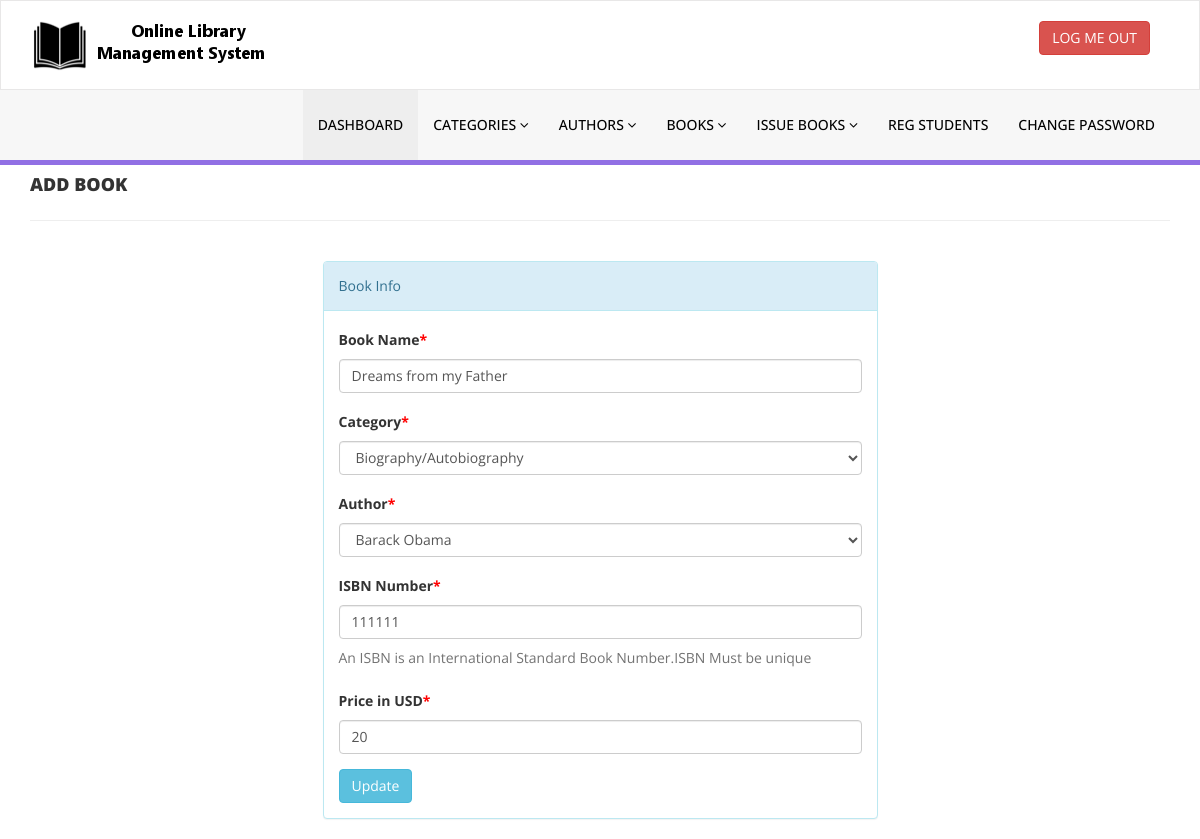
The app's page /library/admin/edit-book.php?bookid=4 (signed in) with its own data.
### tables this page shows
CREATE TABLE `tblbooks` (
  `id` int(11) NOT NULL,
  `BookName` varchar(255) DEFAULT NULL,
  `CatId` int(11) DEFAULT NULL,
  `AuthorId` int(11) DEFAULT NULL,
  `ISBNNumber` int(11) DEFAULT NULL,
  `BookPrice` int(11) DEFAULT NULL,
  `RegDate` timestamp NULL DEFAULT current_timestamp(),
  `UpdationDate` timestamp NULL DEFAULT NULL ON UPDATE current_timestamp()
);

CREATE TABLE `tblcategory` (
  `id` int(11) NOT NULL,
  `CategoryName` varchar(150) DEFAULT NULL,
  `Status` int(1) DEFAULT NULL,
  `CreationDate` timestamp NULL DEFAULT current_timestamp(),
  `UpdationDate` timestamp NULL DEFAULT '0000-00-00 00:00:00' ON UPDATE current_timestamp()
);

CREATE TABLE `tblauthors` (
  `id` int(11) NOT NULL,
  `AuthorName` varchar(159) DEFAULT NULL,
  `creationDate` timestamp NULL DEFAULT current_timestamp(),
  `UpdationDate` timestamp NULL DEFAULT NULL ON UPDATE current_timestamp()
);

### library/admin/edit-book.php (the view, shortened to what this page needs)
<?php
include('includes/config.php');
if (strlen($_SESSION['alogin']) == 0) {
    header('location:index.php');
} else {
    ?>
    <!DOCTYPE html>
    <html xmlns="http://www.w3.org/1999/xhtml">
        <head>
            <link href="assets/css/bootstrap.css" rel="stylesheet" />
            <link href="assets/css/font-awesome.css" rel="stylesheet" />
            <link href="assets/css/style.css" rel="stylesheet" />
        </head>
        <body>
            <?php include('includes/header.php'); ?>
            <div class="content-wra
                 <div class="content-wrapper">
                 <div class="container">
                    <div class="row pad-botm">
                        <div class="col-md-12">
                            <h4 class="header-line">Add Book</h4>
                        </div>
                    </div>
                    <div class="row">
                        <div class="col-md-6 col-sm-6 col-xs-12 col-md-offset-3"">
                            <div class="panel panel-info">
                                <div class="panel-heading">
                                    Book Info
                                </div>
                                <div class="panel-body">
                                    <form role="form" method="post">
                                        <?php
                                        $bookid = intval($_GET['bookid']);
                                        $sql = "SELECT tblbooks.BookName,tblcategory.CategoryName,tblcategory.id as cid,tblauthors.AuthorName,tblauthors.id as athrid,tblbooks.ISBNNumber,tblbooks.BookPrice,tblbooks.id as bookid from  tblbooks join tblcategory on tblcategory.id=tblbooks.CatId join tblauthors on tblauthors.id=tblbooks.AuthorId where tblbooks.id=:bookid";
                                        $query = $dbh->prepare($sql);
                                        $query->bindParam(':bookid', $bookid, PDO::PARAM_STR);
                                        $query->execute();
                                        $results = $query->fetchAll(PDO::FETCH_OBJ);
                                        if ($query->rowCount() > 0) {
                                            foreach ($results as $result) {
                                                ?>
                                                <div class="form-group">
                                                    <label>Book Name<span style="color:red;">*</span></label>
                                                    <input class="form-control" type="text" name="bookname" value="<?php echo htmlentities($result->BookName); ?>" required />
                                                </div>
                                                <div class="form-group">
                                                    <label> Category<span style="color:red;">*</span></label>
                                                    <select class="form-control" name="category" required="required">
                                                        <option value="<?php echo htmlentities($result->cid); ?>"> <?php echo htmlentities($catname = $result->CategoryName); ?></option>
                                                    </select>
                                                </div>
                                                <div class="form-group">
                                                    <label> Author<span style="color:red;">*</span></label>
                                                    <select class="form-control" name="author" required="required">
                                                        <option value="<?php echo htmlentities($result->athrid); ?>"> <?php echo htmlentities($athrname = $result->AuthorName); ?></option>
                                                    </select>
                                                </div>
                                                <div class="form-group">
                                                    <label>ISBN Number<span style="color:red;">*</span></label>
                                                    <input class="form-control" type="text" name="isbn" value="<?php echo htmlentities($result->ISBNNumber); ?>"  required="required" />
                                                    <p class="help-block">An ISBN is an International Standard Book Number.ISBN Must be unique</p>
                                                </div>
                                                <div class="form-group">
                                                    <label>Price in USD<span style="color:red;">*</span></label>
                                                    <input class="form-control" type="text" name="price" value="<?php echo htmlentities($result->BookPrice); ?>"   required="required" />
                                                </div>
                                                <?php
                                            }
                                        }
                                        ?>
                                        <button type="submit" name="update" class="btn btn-info">Update </button>
                                    </form>
                                </div>
                            </div>
                        </div>
                    </div>
                </div>
            </div>
        </body>
    </html>
<?php } ?>

### library/admin/assets/css/style.css (style rules this page uses)
.header-line { font-weight:900; padding-bottom:25px; border-bottom:1px solid #eeeeee; text-transform:uppercase; }
.pad-botm { padding-bottom:30px; }

### records on screen
tblbooks: bookname "Dreams from my Father", category "Biography/Autobiography", author "Barack Obama", isbn "111111", price "20"
